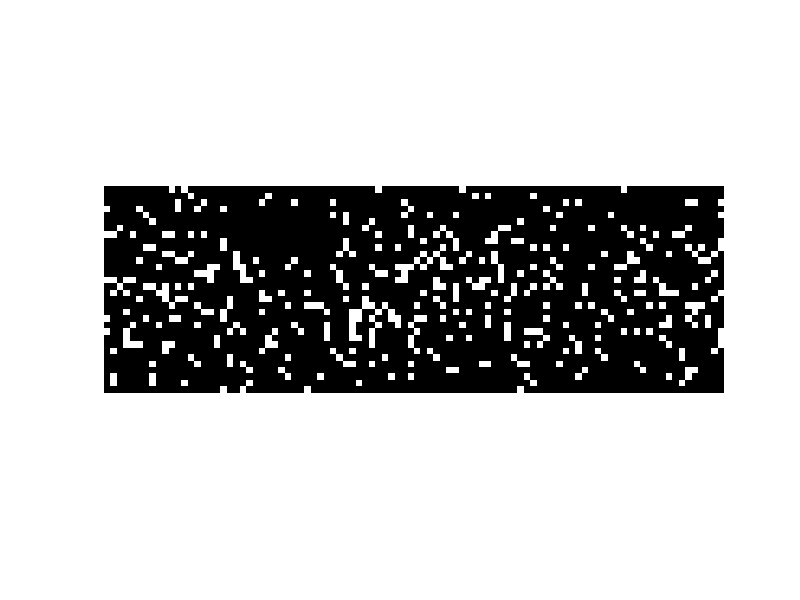

The MATLAB script that drew this image: (Note: this script raises an error after producing the figure.)
%% Define constants
% universe of points:
DENSITYOFPOINTS_PERCUBICMETER = 20;
MAXSENSORYRADIUS_METERS = 2.0;
% motion:
YAWANGULARVELOCITY_RADPERSEC = pi;
PITCHANGULARVELOCITY_RADPERSEC = 0;
ROLLANGULARVELOCITY_RADPERSEC = 0;

MOTIONDURATION_SEC = 5; %changed from 2
FRAMERATE_FRAMESPERSEC = 60.0;
% arena:
ARENA_DEGPERPIX = 3.75;
NUMVERTPIX = 32;
ARENAINCLINATIONCENTER_PIX = 16.5;
NUMHORIZPIX = 96;
ARENAAZIMUTHCENTER_PIX = 44.5;
% constants:
DEGPERRAD = 180/pi;
NUM_DIRECTIONS = 1;

%% Calculate arena coordinates
arenaCircumference_pix = 360.0/ARENA_DEGPERPIX;
arenaRadius_pix = arenaCircumference_pix/(2*pi);

arenaAzimuthCoordinates_deg = ([1:NUMHORIZPIX] - ARENAAZIMUTHCENTER_PIX)*ARENA_DEGPERPIX;
arenaAzimuthCoordinates_rad = arenaAzimuthCoordinates_deg/DEGPERRAD;
arenaAzimuthCoordinates_rad = mod(arenaAzimuthCoordinates_rad + pi, 2*pi) - pi;
arenaInclinationCoordinates_rad = pi/2 - atan(([1:NUMVERTPIX] - ARENAINCLINATIONCENTER_PIX)/arenaRadius_pix);

%% Populate space with uniformly randomly distributed points
%speed_metersPerSec = sqrt(XVELOCITY_METERSPERSEC^2 + YVELOCITY_METERSPERSEC^2 + ZVELOCITY_METERSPERSEC^2);
%maxDistMeters = MAXSENSORYRADIUS_METERS + MOTIONDURATION_SEC*speed_metersPerSec;
maxDistMeters = MAXSENSORYRADIUS_METERS;
numPoints = round(DENSITYOFPOINTS_PERCUBICMETER*(2*maxDistMeters)^3);
xyz_meters = (rand(numPoints,3)*2 - 1)*maxDistMeters;

%% Calculate frames

t_sec = [0:1/FRAMERATE_FRAMESPERSEC:MOTIONDURATION_SEC - 1/FRAMERATE_FRAMESPERSEC];
numFrames = length(t_sec);

allPats = zeros(NUMVERTPIX, NUMHORIZPIX, numFrames, NUM_DIRECTIONS);

frames = zeros(NUMVERTPIX, NUMHORIZPIX, numFrames);

for frameInd = 1:numFrames
    tThisFrame_sec = t_sec(frameInd);
    %xyzThisFrame_meters = xyz_meters - ones(numPoints,1)*[XVELOCITY_METERSPERSEC,YVELOCITY_METERSPERSEC,ZVELOCITY_METERSPERSEC]*tThisFrame_sec;
    xyzThisFrame_meters = xyz_meters;
    distanceThisFrame_meters =  sqrt(sum(xyzThisFrame_meters.^2,2));
    inclinationThisFrame_rad = acos(xyzThisFrame_meters(:,3)./distanceThisFrame_meters);
    azimuthThisFrame_rad = mod(atan2(xyzThisFrame_meters(:,2),xyzThisFrame_meters(:,1)) + YAWANGULARVELOCITY_RADPERSEC*tThisFrame_sec + pi, 2*pi) - pi;
    
    for pointIndex = 1:numPoints
        distanceThisPoint_meters = distanceThisFrame_meters(pointIndex);
        inclinationThisPoint_rad = inclinationThisFrame_rad(pointIndex);
        azimuthThisPoint_rad = azimuthThisFrame_rad(pointIndex);
        isInSensoryRange = (distanceThisPoint_meters <= MAXSENSORYRADIUS_METERS);
        isInInclinationRange = ((inclinationThisPoint_rad >= min(arenaInclinationCoordinates_rad)) & (inclinationThisPoint_rad <= max(arenaInclinationCoordinates_rad)));
        %isInAzimuthRange = ((azimuthThisPoint_rad >= min(arenaAzimuthCoordinates_rad)) & (azimuthThisPoint_rad <= max(arenaAzimuthCoordinates_rad)));
        if isInSensoryRange & isInInclinationRange
            [minE, inclinationCoordinate] = min(abs(inclinationThisPoint_rad - arenaInclinationCoordinates_rad));
            [minA, azimuthCoordinate] = min(abs(azimuthThisPoint_rad - arenaAzimuthCoordinates_rad));
            frames(inclinationCoordinate,azimuthCoordinate,frameInd) = 1;
        end
    end
    imshow(frames(:,:,frameInd))
    drawnow
    F(frameInd) = getframe(gcf);
end

allPats(:,:,:,1) = frames;

%%
allPats = -1*allPats + 1; %invert light and dark

%% put in language of panels


pattern.x_num = numFrames;
pattern.y_num = size(allPats,4);
pattern.num_panels = 48; 	% This is the number of unique Panel IDs required.
pattern.row_compression = 0;
pattern.gs_val = 1;
pattern.Pats = allPats;
pattern.Panel_map = [12 8 4 11 7 3 10 6 2  9 5 1; 24 20 16 23 19 15 22 18 14 21 17 13; 36 32 28 35 31 27 34 30 26 33 29 25; 48 44 40 47 43 39 46 42 38 45 41 37];

%thisFullFileName =  mfilename('C:\MatlabRoot\iorodeopanels383974f4d24b\Matlab Codes\Patterns');
%[directory_name,thisFileName,thisFileExtension] = fileparts(thisFullFileName);
directory_name = 'C:\Users\scientist\Documents\adesouza';
%%
pattern.BitMapIndex = process_panel_map(pattern);
pattern.data = Make_pattern_vector(pattern);

str = [directory_name '\Pattern_yaw_1_ADS'];
%str = ['\Pattern_yaw_1_ADS'];
save(str, 'pattern');
